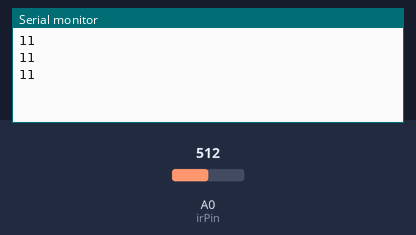
A sketch run on a simulated Arduino Uno, built with avr-gcc and run on an emulated ATmega328P. Parts: the last lines printed to the serial monitor. The test bench sets the inputs (shaded band); at power-on: A0 (irPin) = 512.

Above: at 1.3 s.
1.4 s: A0 (irPin) set to 716
At 1.9 s:
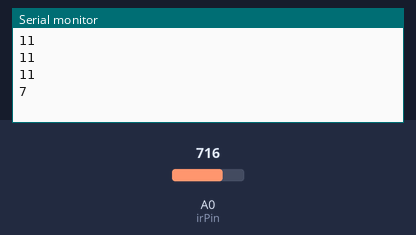
2.9 s: A0 (irPin) set to 900
At 3.4 s:
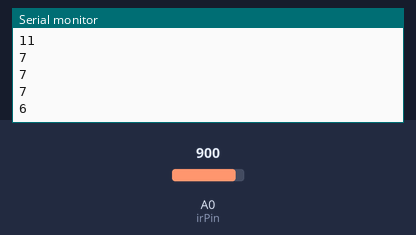
Timing chart, 0 to 5.9 s (numbered marks = the images above; inputs shaded):
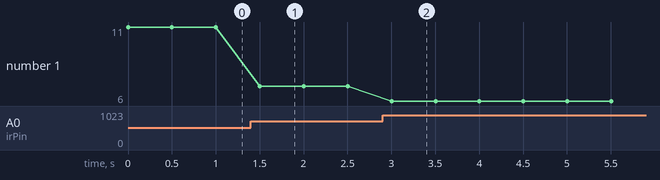

Measured:
- after the input at 1.4 s, the serial monitor: prints a new line after 0.10 s (image 1)
- after the input at 2.9 s, the serial monitor: prints a new line after 0.10 s (image 2)
- plotted number 1: 11 → 7 after the input at 1.4 s, 7 → 6 after the input at 2.9 s

The sketch:

distanceCalIR2.0.ino
```cpp
#define irPin A0  // the pin to which the IR sensor is connected

void setup() {
  Serial.begin(9600);  // initialize serial communication at 9600 bits per second
}

void loop() {
  int distance = getDistance();  // read the distance from the IR sensor
  Serial.println(distance);  // print the distance to the serial monitor
  delay(500);  // wait for half a second before measuring again
}

int getDistance() {
  int irValue = analogRead(irPin);  // read the analog value from the IR sensor
  float voltage = irValue * 5.0 / 1023.0;  // convert the analog value to voltage (assuming a 5V power supply)
  float distance = 26.5 / (voltage - 0.16);  // convert the voltage to distance (using the equation provided by the manufacturer)
  return int(distance);  // return the distance as an integer value
}
```
